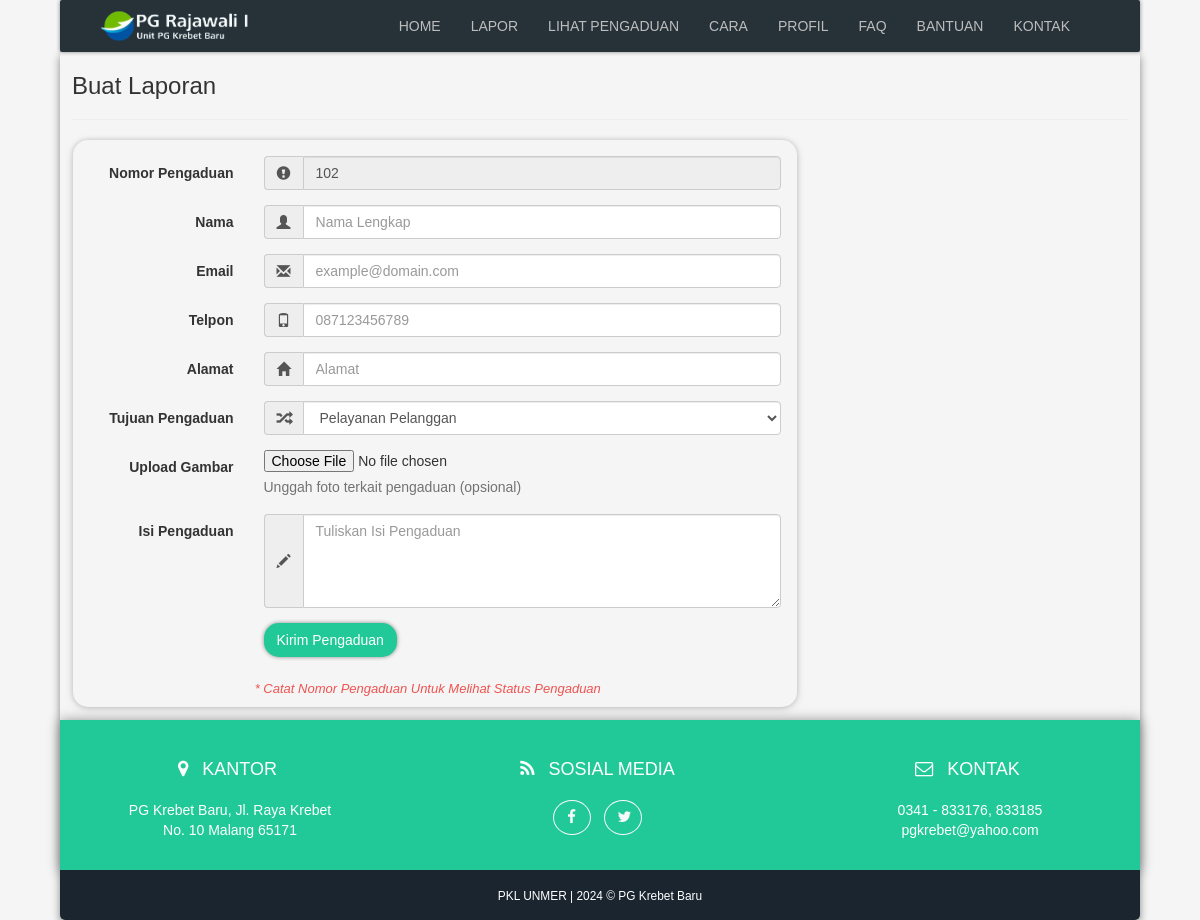
/user/public/lapor.php, run on an earlier commit of the app's database.
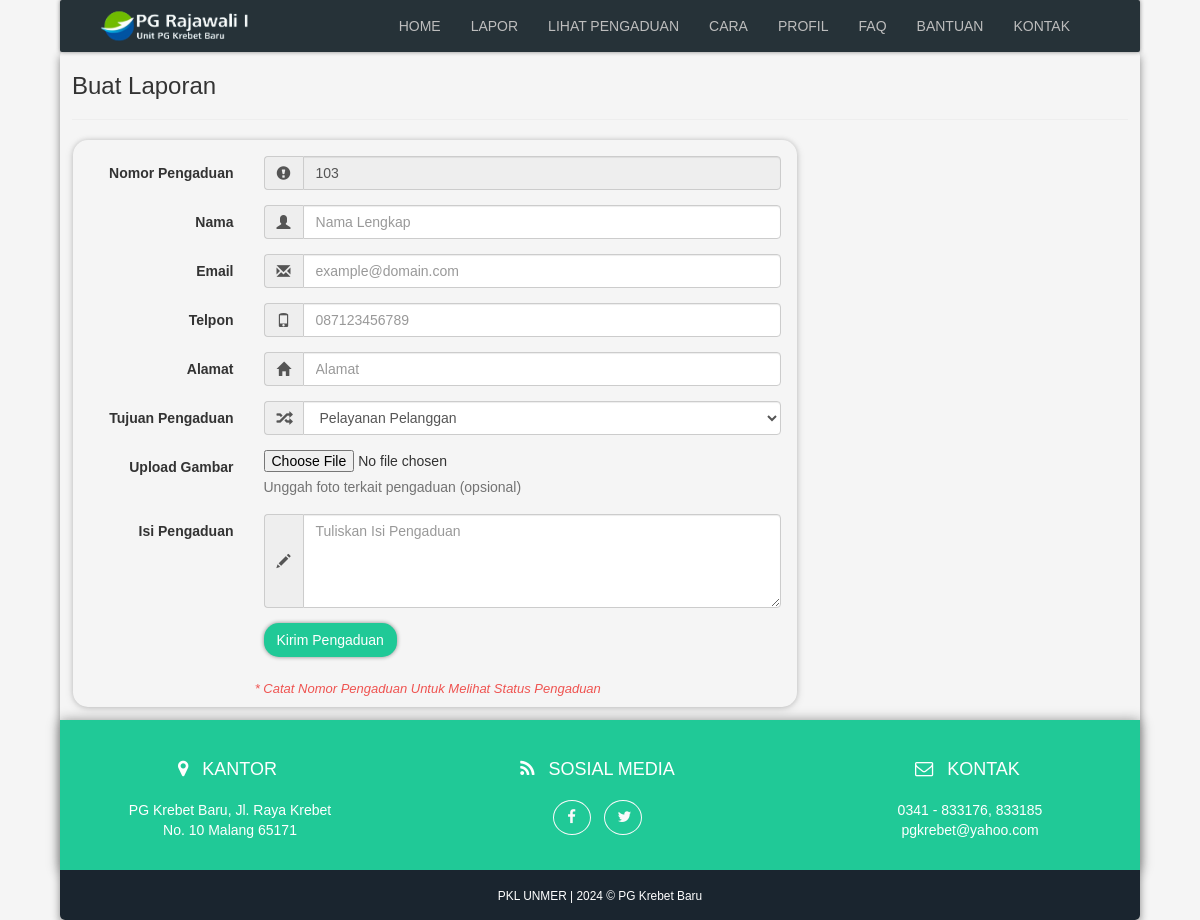
And on a later commit of the database.
### tables this page shows
CREATE TABLE `laporan`  (
  `id` int(11) NOT NULL,
  `nama` varchar(64) NOT NULL,
  `email` varchar(64) NOT NULL,
  `telpon` varchar(12) NOT NULL,
  `alamat` varchar(256) NOT NULL,
  `tujuan` int(11) NOT NULL,
  `isi` varchar(2048) NOT NULL,
  `gambar_path` varchar(255) NULL DEFAULT NULL,
  `tanggal` timestamp(0) NOT NULL DEFAULT current_timestamp(0) ON UPDATE CURRENT_TIMESTAMP(0),
  `status` varchar(12) NOT NULL,
  PRIMARY KEY (`id`) USING BTREE,
  INDEX `tujuan`(`tujuan`) USING BTREE
);

### user/public/lapor.php (the view, shortened to what this page needs)
<?php
require_once("../private/database.php");
$statement = $db->query("SELECT id FROM `laporan` ORDER BY id DESC LIMIT 1");
if ($statement->rowCount() > 0) {
    foreach ($statement as $key) {
        $max_id = $key['id'] + 1;
    }
}
?>
<!DOCTYPE html>
<html lang="id">
<head>
    <link rel="stylesheet" href="css/bootstrap.css">
    <link rel="stylesheet" href="css/font-awesome.min.css">
    <link href="css/style.css" rel="stylesheet">
</head>
<body>
    <div class="shadow">
        <nav class="navbar navbar-fixed navbar-inverse form-shadow">
            <div class="container-fluid">
                <div class="navbar-header">
                    <a class="navbar-brand" href="home">
                        <img alt="Brand" src="images/rajawali.png" width="200" style="margin-top: -5px;" alt="">
                    </a>
                </div>
                <div class="collapse navbar-collapse" id="bs-example-navbar-collapse-1">
                        <ul class="nav navbar-nav navbar-right" style="margin-right: 40px;">
                            <li><a href="home">HOME</a></li>
                            <li><a href="lapor">LAPOR</a></li>
                            <li><a href="lihat">LIHAT PENGADUAN</a></li>
                            <li><a href="cara">CARA</a></li>
                            <li><a href="profildinas">PROFIL</a></li>
                            <li><a href="faq">FAQ</a></li>
                            <li><a href="bantuan">BANTUAN</a></li>
                            <li><a href="kontak">KONTAK</a></li>
                        </ul>
                </div>
            </div>
        </nav>
        <div class="main-content">
            <h3>Buat Laporan</h3>
            <hr />
            <div class="row">
                <div class="col-md-8 card-shadow-2 form-custom">
                    <form class="form-horizontal" role="form" method="post" action="../private/validasi" enctype="multipart/form-data">
                        <div class="form-group">
                            <label for="nomor" class="col-sm-3 control-label">Nomor Pengaduan</label>
                            <div class="col-sm-9">
                                <div class="input-group">
                                    <div class="input-group-addon"><span class="glyphicon glyphicon-exclamation-sign"></span></div>
                                    <input type="text" class="form-control" id="nomor" name="nomor" value="<?php echo $max_id; ?>" readonly>
                                </div>
                            </div>
                        </div>
                        <div class="form-group">
                            <label for="nama" class="col-sm-3 control-label">Nama</label>
                            <div class="col-sm-9">
                                <div class="input-group">
                                    <div class="input-group-addon"><span class="glyphicon glyphicon-user"></span></div>
                                    <input type="text" class="form-control" id="nama" name="nama" placeholder="Nama Lengkap" value="<?= @$_GET['nama'] ?>" required>
                                </div>
                            </div>
                        </div>
                        <div class="form-group">
                            <label for="email" class="col-sm-3 control-label">Email</label>
                            <div class="col-sm-9">
                                <div class="input-group">
                                    <div class="input-group-addon"><span class="glyphicon glyphicon-envelope"></span></div>
                                    <input type="email" class="form-control" id="email" name="email" placeholder="example@domain.com" value="<?= @$_GET['email'] ?>" required>
                                </div>
                            </div>
                        </div>
                        <div class="form-group">
                            <label for="telpon" class="col-sm-3 control-label">Telpon</label>
                            <div class="col-sm-9">
                                <div class="input-group">
                                    <div class="input-group-addon"><span class="glyphicon glyphicon-phone"></span></div>
                                    <input type="text" class="form-control" id="telpon" name="telpon" placeholder="087123456789" value="<?= @$_GET['telpon'] ?>" required>
                                </div>
                            </div>
                        </div>
                        <div class="form-group">
                            <label for="alamat" class="col-sm-3 control-label">Alamat</label>
                            <div class="col-sm-9">
                                <div class="input-group">
                                    <div class="input-group-addon"><span class="glyphicon glyphicon-home"></span></div>
                                    <input type="text" class="form-control" id="alamat" name="alamat" placeholder="Alamat" value="<?= @$_GET['alamat'] ?>" required>
                                </div>
                            </div>
                        </div>
                        <div class="form-group">
                            <label for="tujuan" class="col-sm-3 control-label">Tujuan Pengaduan</label>
                            <div class="col-sm-9">
                                <div class="input-group">
                                    <div class="input-group-addon"><span class="glyphicon glyphicon-random"></span></div>
                                    <select class="form-control" name="tujuan">
                                        <option value="1">Pelayanan Pelanggan</option>
                                    </select>
                                </div>
                            </div>
                        </div>
                        <div class="form-group">
                            <label for="gambar" class="col-sm-3 control-label">Upload Gambar</label>
                            <div class="col-sm-9">
                                <input type="file" name="gambar" id="gambar" accept="image/*">
                                <p class="help-block">Unggah foto terkait pengaduan (opsional)</p>
                            </div>
                        </div>
                        <div class="form-group">
                            <label for="pengaduan" class="col-sm-3 control-label">Isi Pengaduan</label>
                            <div class="col-sm-9">
                                <div class="input-group">
                                    <div class="input-group-addon"><span class="glyphicon glyphicon-pencil"></span></div>
                                    <textarea class="form-control" rows="4" name="pengaduan" placeholder="Tuliskan Isi Pengaduan" required><?= @$_GET['pengaduan'] ?></textarea>
                                </div>
                            </div>
                        </div>
                        <div class="form-group">
                            <div class="col-sm-10 col-sm-offset-3">
                                <input id="submit" name="submit" type="submit" value="Kirim Pengaduan" class="btn btn-primary-custom form-shadow">
                            </div>
                        </div>
                        <div class="form-group">
                            <div class="col-sm-10 col-sm-offset-2">
                                <p class="error"><em>* Catat Nomor Pengaduan Untuk Melihat Status Pengaduan</em></p>
                            </div>
                        </div>
                    </form>
                </div>
                <div class="col-md-4"></div>
            </div>
        </div>
        <footer class="footer text-center">
            <div class="row">
                <div class="col-md-4 mb-5 mb-lg-0">
                    <ul class="list-inline mb-0">
                        <li class="list-inline-item">
                            <i class="fa fa-top fa-map-marker"></i>
                        </li>
                        <li class="list-inline-item">
                            <h4 class="text-uppercase mb-4">Kantor</h4>
                        </li>
                    </ul>
                    <p class="mb-0">
                        PG Krebet Baru, Jl. Raya Krebet
                        <br>No. 10 Malang 65171
                    </p>
                </div>
                <div class="col-md-4 mb-5 mb-lg-0">
                    <ul class="list-inline mb-0">
                        <li class="list-inline-item">
                            <i class="fa fa-top fa-rss"></i>
                        </li>
                        <li class="list-inline-item">
                            <h4 class="text-uppercase mb-4">Sosial Media</h4>
                        </li>
                    </ul>
                    <ul class="list-inline mb-0">
                        <li class="list-inline-item">
                            <a class="btn btn-outline-light btn-social text-center rounded-circle" href="https://www.facebook.com/pgkrebetbaru">
                                <i class="fa fa-fw fa-facebook"></i>
                            </a>
                        </li>
                        <li class="list-inline-item">
                            <a class="btn btn-outline-light btn-social text-center rounded-circle" href="https://x.com/PgKrebetbaru?t=705wsLepSnoFtyBDVPIqhQ&s=09">
                                <i class="fa fa-fw fa-twitter"></i>
                            </a>
                        </li>
                    </ul>
                </div>
                <div class="col-md-4">
                    <ul class="list-inline mb-0">
                        <li class="list-inline-item">
                            <i class="fa fa-top fa-envelope-o"></i>
                        </li>
                        <li class="list-inline-item">
                            <h4 class="text-uppercase mb-4">Kontak</h4>
                        </li>
                    </ul>
                    <p class="mb-0">
                        0341 - 833176, 833185 <br>
                        pgkrebet@yahoo.com <br>
                    </p>
                </div>
            </div>
        </footer>
        <div class="copyright py-4 text-center text-white">
            <small>PKL UNMER | 2024 &copy; PG Krebet Baru</small>
        </div>
    </div>
</body>
</html>

### user/public/css/style.css (style rules this page uses)
body { height:100%; font-family: "Poppins", sans-serif; font-weight: 400; font-style: normal; background-color: #F5F5F5; padding-top: 45px; margin: 0.5% 5%; }
html { height: 100%; }
.shadow { box-shadow: 0px 4px 8px #888888; border-radius: 5px; min-height: 100%; }
.footer { padding-top: 3rem; padding-bottom: 2rem; background-color: #20c997; color: #fff; bottom: 0; box-shadow: 0px 1px 12px #888888; }
.copyright { background-color: #1a252f; border-bottom-left-radius: 5px; border-bottom-right-radius: 5px; bottom: 0; }
.py-4 { padding-top: 1.5rem!important; padding-bottom: 1.5rem!important; }
.text-white { color: #fff!important; }
.main-content { padding: 12px; }
.btn-social { width: 3.8rem; height: 3.5rem; font-size: 1.5rem; line-height: 2rem; color: #fff; }
.text-center { text-align: center!important; }
.rounded-circle { border-radius: 50%!important; }
.btn-outline-light { color: #f8f9fa; background-color: transparent; background-image: none; border-color: #f8f9fa; }
.fa-top { font-size: 1.3em; }
.form-shadow { box-shadow: 0px 0px 4px #888888; border-radius: 2px; }
.form-custom { margin: 0px 16px; padding: 16px 16px 1px 8px; }
.navbar-fixed { position: fixed; top: 0; left: 0; right: 0; z-index: 20; margin: 0 5%; box-shadow: 0px 0px 4px #888888; }
.card-shadow-2 { border-radius: 15px; box-shadow: 0 0px 5px 0 rgba(0, 0, 0, 0.16), 0 2px 10px 0 rgba(0, 0, 0, 0.12); display: inline-block; }
.btn-primary-custom { color: #fff; background-color: #20c997; border-radius: 15px; }
p.error { color: #EF5350; font-size: 13px; margin: 8px 52px -8px; }

What changed in the data, as far as the page shows it:
no longer on this page (row edited): laporan: nomor "102"
added laporan: nomor "103"
